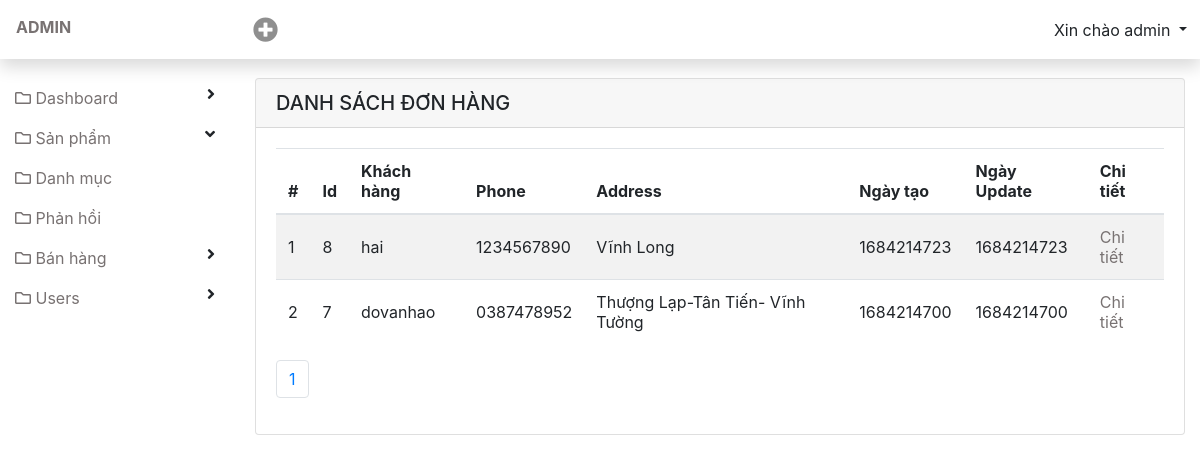
Screenshot of /admin/index.php?view=list-order (signed in) with the database file from the repository.
### tables this page shows
CREATE TABLE `orders` (
  `id` int(11) NOT NULL,
  `fullname` varchar(255) NOT NULL,
  `note` text DEFAULT NULL,
  `phone` varchar(255) NOT NULL,
  `address` varchar(500) NOT NULL,
  `total` decimal(10,2) DEFAULT NULL,
  `created_at` int(11) DEFAULT NULL,
  `updated_at` int(11) DEFAULT NULL
);

### admin/views/list-order.php (the view, shortened to what this page needs)
<?php
require './inc/header.php';
?>
<?php
$num_per_page = !empty($_GET['per_page']) ? $_GET['per_page'] : 5;
$current_page = !empty($_GET['page']) ? $_GET['page'] : 1;
$offset = ($current_page - 1) * $num_per_page;
$sql =  "SELECT * FROM orders ORDER BY id DESC LIMIT " . $num_per_page . " OFFSET " . $offset;
$res = $conn->query($sql);
$totalRecords = mysqli_query($conn, "SELECT * FROM `orders`");
$totalRecords = $totalRecords->num_rows;
$totalPages = ceil($totalRecords / $num_per_page);
?>
<div id="content" class="container-fluid">
    <div class="card">
        <div class="card-header font-weight-bold d-flex justify-content-between align-items-center">
            <h5 class="m-0 ">Danh sách đơn hàng</h5>
        </div>
        <div class="card-body">
            <table class="table table-striped table-checkall">
                <thead>
                    <tr>
                        <th scope="col">#</th>
                        <th scope="col">Id</th>
                        <th scope="col">Khách hàng</th>
                        <th scope="col">Phone</th>
                        <th scope="col">Address</th>
                        <th scope="col">Ngày tạo</th>
                        <th scope="col">Ngày Update</th>
                        <th scope="col">Chi tiết</th>
                    </tr>
                </thead>
                <tbody>
                    <?php
                    $num = 1;
                        while ($row = $res->fetch_array()) {
                    ?>
                    <tr>
                        <td><?= $num++ ?></td>
                        <td><?= $row['id'] ?></td>
                        <td><?= $row['fullname'] ?></td>
                        <td><?= $row['phone'] ?></td>
                        <td><?= $row['address'] ?></td>
                        <td><?= $row['created_at'] ?></td>
                        <td><?= $row['updated_at'] ?></td>
                        <td>
                            <a href="?view=list_order_detail&id=<?= $row['id'] ?>" >Chi tiết</a>
                        </td>
                    </tr>
                    <?php  } ?>
                </tbody>
            </table>
            <nav aria-label="Page navigation example">
                <ul class="pagination">
                    <?php for ($t = 1; $t <=  $totalPages; $t++) { ?>
                        <li class="page-item">
                            <a class="page-link" href="?view=list-order&per_page=<?= $num_per_page ?>&page=<?= $t ?>"> <?= $t ?> </a>
                        </li>
                    <?php }  ?>
                </ul>
            </nav>
        </div>
    </div>
</div>

### admin/css/style.css (style rules this page uses)
a { color: #787272; }
#content { padding-top: 20px; padding-bottom: 20px; }
#content .card-header { text-transform: uppercase; }
.table tr td { vertical-align: middle; }

### rows the page displays
orders: id "8", fullname "hai", phone "1234567890", address "Vĩnh Long", created_at "1684214723", updated_at "1684214723"
orders: id "7", fullname "dovanhao", phone "0387478952", address "Thượng Lạp-Tân Tiến- Vĩnh Tường", created_at "1684214700", updated_at "1684214700"

### other values shown
$_SESSION['user_login_admin'] "admin"
